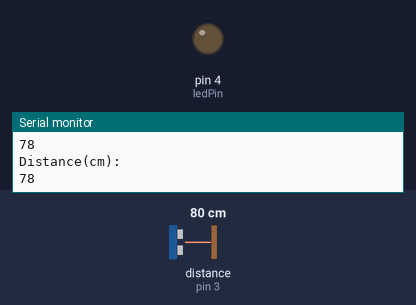
This sketch was run on a simulated Arduino Uno, built with avr-gcc and run on an emulated ATmega328P. Shown: output pins drawn as LEDs (lit = HIGH), the last lines printed to the serial monitor. Wiring (inferred from the names in the program): ultrasonic range finder: trigger pin 2; echo pin 3. The test bench sets the inputs (shaded band); at power-on: distance to the obstacle (sensor on pin 3) 80 cm. The echo pulse lasts 58.3 µs per cm; pins used as bus, display or sensor lines are not drawn.

Above: at 1.2 s.
1.3 s: distance to the obstacle (sensor on pin 3) set to 12 cm
2.8 s: distance to the obstacle (sensor on pin 3) set to 9 cm
At 3.3 s:
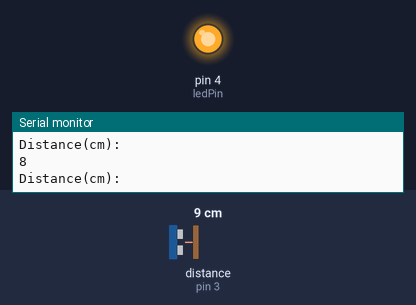
4.3 s: distance to the obstacle (sensor on pin 3) set to 18 cm
At 5.0 s:
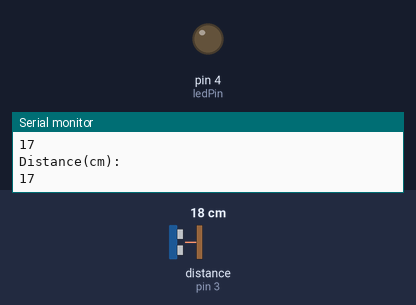
5.8 s: distance to the obstacle (sensor on pin 3) set to 2 cm
At 7.1 s:
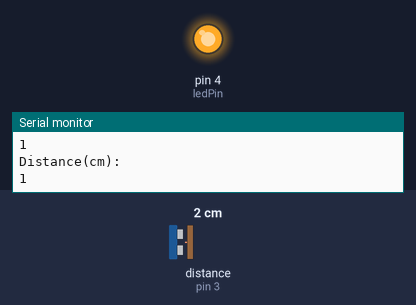
Timing chart, 0 to 8.3 s (numbered marks = the images above; inputs shaded):
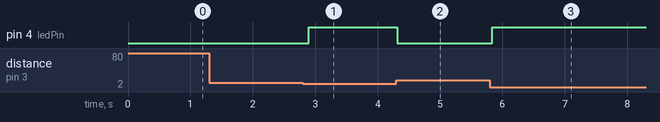

The sketch:

code.ino
```cpp
int triggerPin = 2;
int echoPin = 3;
int ledPin = 4;
int thresholdCm = 10;

void setup() {
  // put your setup code here, to run once:
  pinMode(triggerPin, OUTPUT);
  pinMode(echoPin, INPUT);
  pinMode(ledPin, OUTPUT);
  Serial.begin(9600);
}

void loop() {
  // put your main code here, to run repeatedly:
  digitalWrite(triggerPin, LOW);
  delayMicroseconds(2);
  digitalWrite(triggerPin, HIGH);
  delayMicroseconds(10);
  digitalWrite(triggerPin, LOW);
  int time = pulseIn(echoPin, HIGH);
  if (time == 0) {
      Serial.println("Ran into timeout 0");
  } else {
    int distanceCm = time * 0.034/2;
    Serial.println("Distance(cm): ");
    Serial.println(distanceCm);
    if (distanceCm < thresholdCm) {
      digitalWrite(ledPin, HIGH);
    } else {
      digitalWrite(ledPin, LOW);
    }
  }

  delay(100);

  }
```

Measured:
- the behaviour switches between 11 and 10 cm on distance to the obstacle (sensor on pin 3) (found by bisection; images 0 and 1)
- after the input at 2.8 s, pin 4 (ledPin): LOW → HIGH after 0.09 s
- after the input at 4.3 s, pin 4 (ledPin): HIGH → LOW at once
- after the input at 5.8 s, pin 4 (ledPin): LOW → HIGH at once
